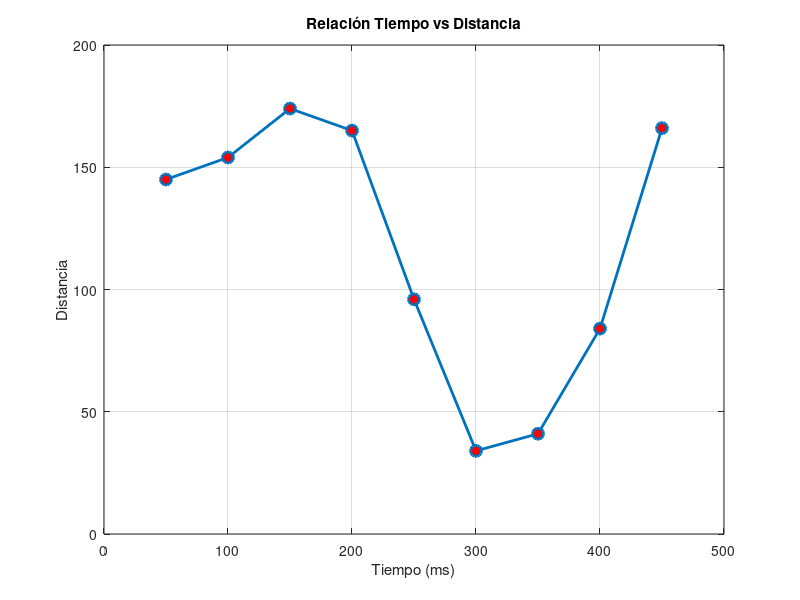

Write MATLAB code to recreate this figure.
% 1. Definir los datos de la tabla
tiempo = [50, 100, 150, 200, 250, 300, 350, 400, 450];
distancia = [145, 154, 174, 165, 96, 34, 41, 84, 166];

% 2. Crear la figura y graficar
figure;
plot(tiempo, distancia, '-o', 'LineWidth', 2, 'MarkerSize', 8, 'MarkerFaceColor', 'r');

% 3. Personalizar la gráfica
title('Relación Tiempo vs Distancia');
xlabel('Tiempo (ms)');
ylabel('Distancia');
grid on;
